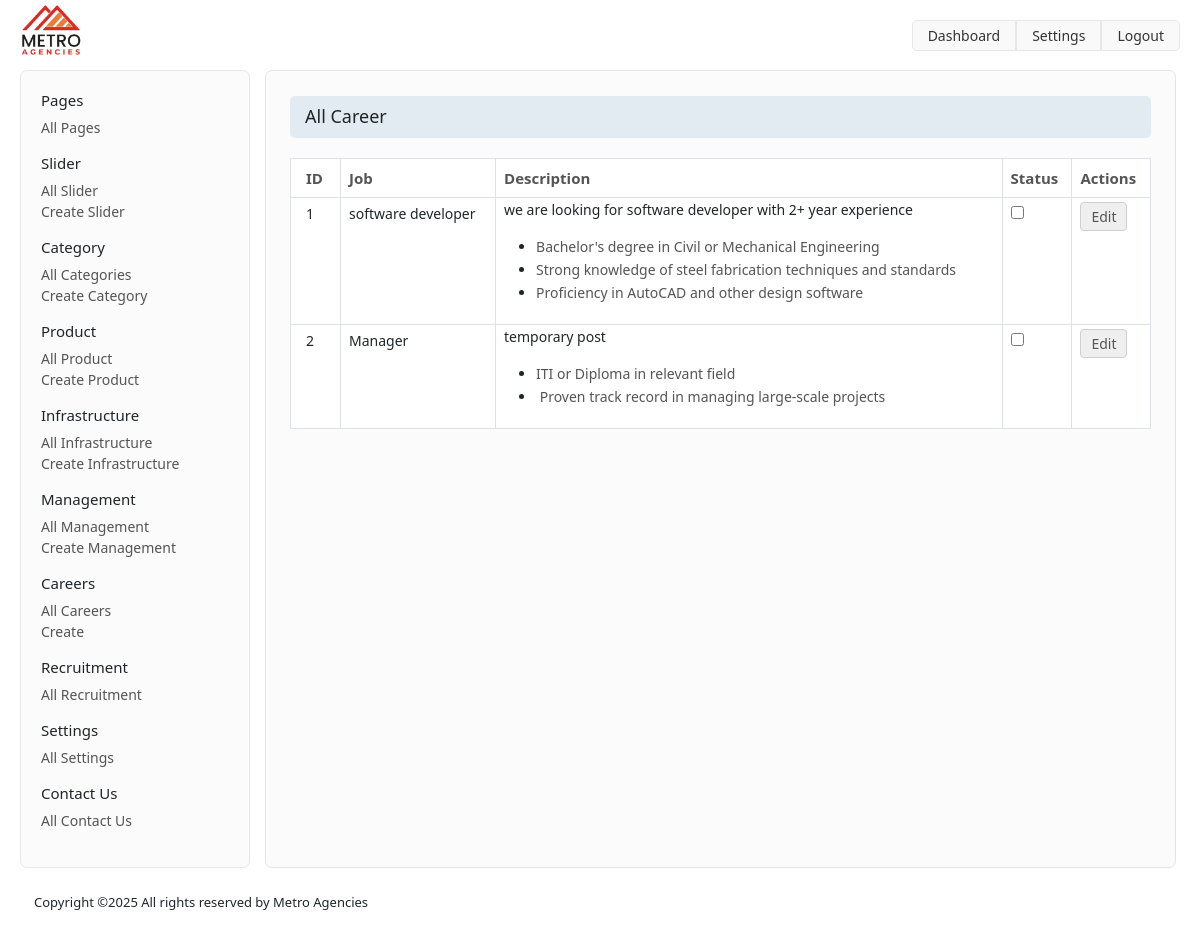
Page /index.php/admin/careers on the committed database.
### tables this page shows
CREATE TABLE IF NOT EXISTS `tbl_career` (
  `id` int NOT NULL AUTO_INCREMENT,
  `job` varchar(255) NOT NULL,
  `description` text NOT NULL,
  `experience` varchar(255) NOT NULL,
  `location` varchar(2255) NOT NULL,
  `is_active` int NOT NULL,
  PRIMARY KEY (`id`)
);

### application/controllers/admin/Careers.php (called while the page is built, shortened)
<?php
class Careers extends CI_Controller {
    public function __construct() {
        $this->load->library('upload');
        $this->load->model('admin/PageBuilder_model');
    }
    public function index()
    {
        $data['careers'] = $this->PageBuilder_model->getCareers();
        $this->load->view('admin/template/header');
        $this->load->view('admin/careers/list', $data);
        $this->load->view('admin/template/footer');
    }
}

### index.php (called while the page is built, shortened)
<?php
require_once BASEPATH.'core/CodeIgniter.php';

### application/models/admin/PageBuilder_model.php (called while the page is built, shortened)
<?php
class PageBuilder_model extends CI_Model {
    public function getCareers() {
        return $this->db->get('tbl_career')->result_array();
    }
}

### application/views/admin/careers/list.php (the view, shortened to what this page needs)
<div class="admin-content">
    <div class="container-fluid">
        <?php include 'application/views/admin/template/sidebar.php' ?>
        <div class="admin-main-content">
            <div class="container-fluid">
                <div class="row">
                    <div class="col-12">
                        <div class="page-title">
                            <h2>All Career</h2>
                        </div>
                    </div>
                </div>
                <div class="row">
                    <div class="col-12">
                        <table class="table table-bordered">
                            <thead>
                                <tr>
                                    <th>ID</th>
                                    <th>Job</th>
                                    <th>Description</th>
                                    <th>Status</th>
                                    <th>Actions</th>
                                </tr>
                            </thead>
                            <tbody>
                                <?php foreach ($careers as $career) : ?>
                                <tr>
                                    <td><?= $career['id']; ?></td>
                                    <td><?= $career['job']; ?></td>
                                    <td><?= $career['description']; ?></td>
                                     <td>
                                        <input type="checkbox" name="featured" class="is-active-checkbox"
                                          data-id="<?= $career['id']; ?>"
                                          <?= $career['is_active'] ? 'checked' : '' ?>>
                                    </td>
                                    <td>
                                        <a href="<?php echo base_url();?>admin/Careers/edit/<?= $career['id']; ?>"
                                            class="btn">Edit</a>
                                    </td>
                                </tr>
                                <?php endforeach; ?>
                            </tbody>
                        </table>
                    </div>
                </div>
            </div>
        </div>
    </div>
</div>

### admin/css/admin.css (style rules this page uses)
:root { --sm: 768px; --lg: 992px; }
html { height: 100%; }
body { display: grid; grid-template-rows: auto 1fr auto; height: 100%; }
p { line-height: 1.2; }
.admin-main-content { border: 1px solid #e5e5e5; background: #fbfbfb; border-radius: 7px; height: 100%; padding-top: 25px; padding-bottom: 25px; }
.btn { background: #efefef; border: 1px solid #cfcfcf; padding: 3px 10px !important; font-size: 14px; color: #555; }

### rows in the picture
tbl_career: id "1", job "software developer", description "we are looking for software developer with 2+ year experience Bachelor's degree in Civil or Mechanical Engineering Strong knowledge of steel fabrication techniques and standards Proficiency in AutoCAD and other design software"
tbl_career: id "2", job "Manager", description "temporary post ITI or Diploma in relevant field Proven track record in managing large-scale projects"
